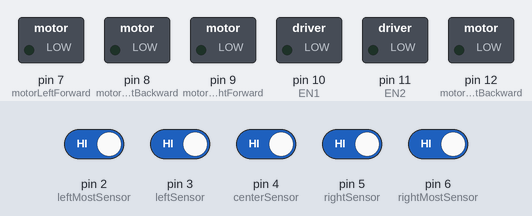
Recording of a sketch running on a simulated Arduino Uno, built with avr-gcc and run on an emulated ATmega328P. On the bench: switched loads named in the sketch (green lamp = pin HIGH). Inputs (shaded band) come from the test bench; at power-on: pin 2 (leftMostSensor), pin 3 (leftSensor), pin 4 (centerSensor), pin 5 (rightSensor), pin 6 (rightMostSensor) HIGH.

Above: at 1.2 s.
1.3 s: pin 2 (leftMostSensor) driven LOW
At 1.6 s:
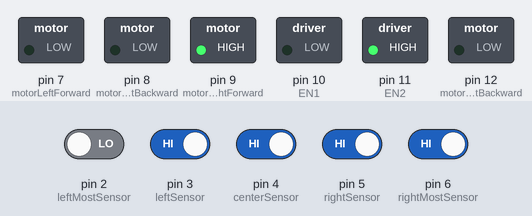
2.8 s: pin 3 (leftSensor) driven LOW
At 4.0 s:
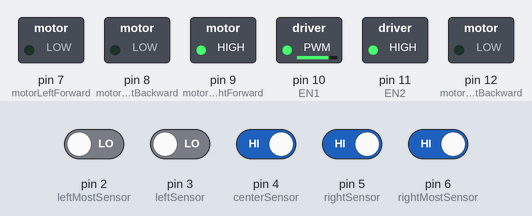
4.4 s: pin 4 (centerSensor) driven LOW
At 5.2 s:
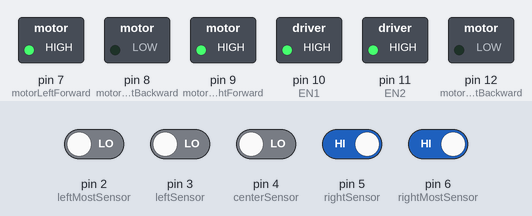
5.9 s: pin 4 (centerSensor) driven HIGH
At 6.3 s:
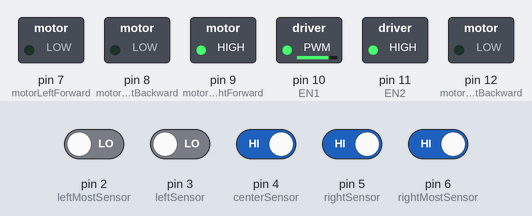
7.4 s: pin 3 (leftSensor) driven HIGH and pin 5 (rightSensor) driven LOW
At 8.6 s:
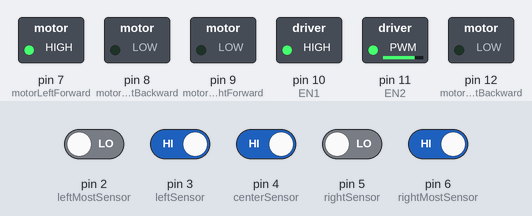
8.9 s: pin 5 (rightSensor) driven HIGH
At 9.8 s:
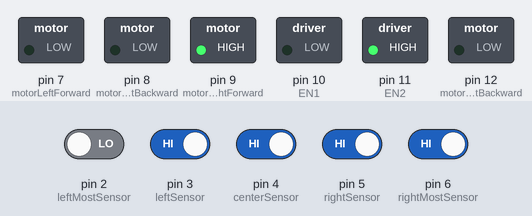
Timing chart, 0 to 11.4 s (numbered marks = the images above; inputs shaded):
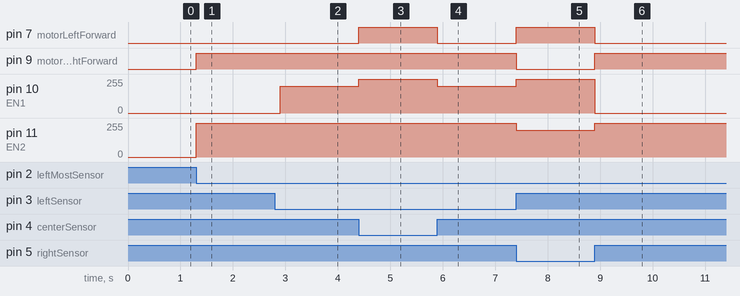

Measured:
- after the input at 1.3 s, pin 9 (motorRightForward): LOW → HIGH at once; pin 11 (EN2): 0/255 → 255/255 at once
- after the input at 2.8 s, pin 10 (EN1): 0/255 → 200/255 after 0.10 s
- after the input at 4.4 s, pin 7 (motorLeftForward): LOW → HIGH at once; pin 10 (EN1): 200/255 → 255/255 at once
- after the input at 5.9 s, pin 7 (motorLeftForward): HIGH → LOW at once; pin 10 (EN1): 255/255 → 200/255 at once
- after the input at 7.4 s, pin 7 (motorLeftForward): LOW → HIGH at once; pin 9 (motorRightForward): HIGH → LOW at once; pin 10 (EN1): 200/255 → 255/255 at once; pin 11 (EN2): 255/255 → 200/255 at once
- after the input at 8.9 s, pin 7 (motorLeftForward): HIGH → LOW at once; pin 9 (motorRightForward): LOW → HIGH at once; pin 10 (EN1): 255/255 → 0/255 at once; pin 11 (EN2): 200/255 → 255/255 at once

The sketch:

Line_Following_robot_5_IR_SENSOR.ino
```cpp
// Pin definitions
const int leftMostSensor = 2;
const int leftSensor = 3;
const int centerSensor = 4;
const int rightSensor = 5;
const int rightMostSensor = 6;

const int motorLeftForward = 7;  // Change to an available output pin
const int motorLeftBackward = 8; // Change to an available output pin
const int motorRightForward = 9; // Change to an available output pin
const int motorRightBackward = 12; // Change to an available output pin
const int EN1 = 10; // PWM pin for left motor speed
const int EN2 = 11; // PWM pin for right motor speed

void setup() {
  pinMode(leftMostSensor, INPUT);
  pinMode(leftSensor, INPUT);
  pinMode(centerSensor, INPUT);
  pinMode(rightSensor, INPUT);
  pinMode(rightMostSensor, INPUT);

  pinMode(motorLeftForward, OUTPUT);
  pinMode(motorLeftBackward, OUTPUT);
  pinMode(motorRightForward, OUTPUT);
  pinMode(motorRightBackward, OUTPUT);

  pinMode(EN1, OUTPUT); // PWM for left motor
  pinMode(EN2, OUTPUT); // PWM for right motor
}

void loop() {
  int leftMost = digitalRead(leftMostSensor);
  int left = digitalRead(leftSensor);
  int center = digitalRead(centerSensor);
  int right = digitalRead(rightSensor);
  int rightMost = digitalRead(rightMostSensor);

  if (center == LOW) {
    moveForward();
  } else if (left == LOW) {
    turnLeft();
  } else if (right == LOW) {
    turnRight();
  } else if (leftMost == LOW) {
    hardTurnLeft();
  } else if (rightMost == LOW) {
    hardTurnRight();
  } else {
    stopMotors();
  }
}

void moveForward() {
  analogWrite(EN1, 255); // Full speed for left motor
  analogWrite(EN2, 255); // Full speed for right motor
  digitalWrite(motorLeftForward, HIGH);
  digitalWrite(motorRightForward, HIGH);
  digitalWrite(motorLeftBackward, LOW);
  digitalWrite(motorRightBackward, LOW);
}

void turnLeft() {
  analogWrite(EN1, 200); // Slow down left motor
  analogWrite(EN2, 255); // Full speed for right motor
  digitalWrite(motorLeftForward, LOW);
  digitalWrite(motorRightForward, HIGH);
  digitalWrite(motorLeftBackward, LOW);
  digitalWrite(motorRightBackward, LOW);
}

void turnRight() {
  analogWrite(EN1, 255); // Full speed for left motor
  analogWrite(EN2, 200); // Slow down right motor
  digitalWrite(motorLeftForward, HIGH);
  digitalWrite(motorRightForward, LOW);
  digitalWrite(motorLeftBackward, LOW);
  digitalWrite(motorRightBackward, LOW);
}

void hardTurnLeft() {
  analogWrite(EN1, 0);   // Stop left motor
  analogWrite(EN2, 255); // Full speed for right motor
  digitalWrite(motorLeftForward, LOW);
  digitalWrite(motorRightForward, HIGH);
  digitalWrite(motorLeftBackward, LOW);
  digitalWrite(motorRightBackward, LOW);
  delay(200); // Adjust this delay for a sharper turn
}

void hardTurnRight() {
  analogWrite(EN1, 255); // Full speed for left motor
  analogWrite(EN2, 0);   // Stop right motor
  digitalWrite(motorLeftForward, HIGH);
  digitalWrite(motorRightForward, LOW);
  digitalWrite(motorLeftBackward, LOW);
  digitalWrite(motorRightBackward, LOW);
  delay(200); // Adjust this delay for a sharper turn
}

void stopMotors() {
  analogWrite(EN1, 0); // Stop left motor
  analogWrite(EN2, 0); // Stop right motor
  digitalWrite(motorLeftForward, LOW);
  digitalWrite(motorRightForward, LOW);
  digitalWrite(motorLeftBackward, LOW);
  digitalWrite(motorRightBackward, LOW);
}
```
